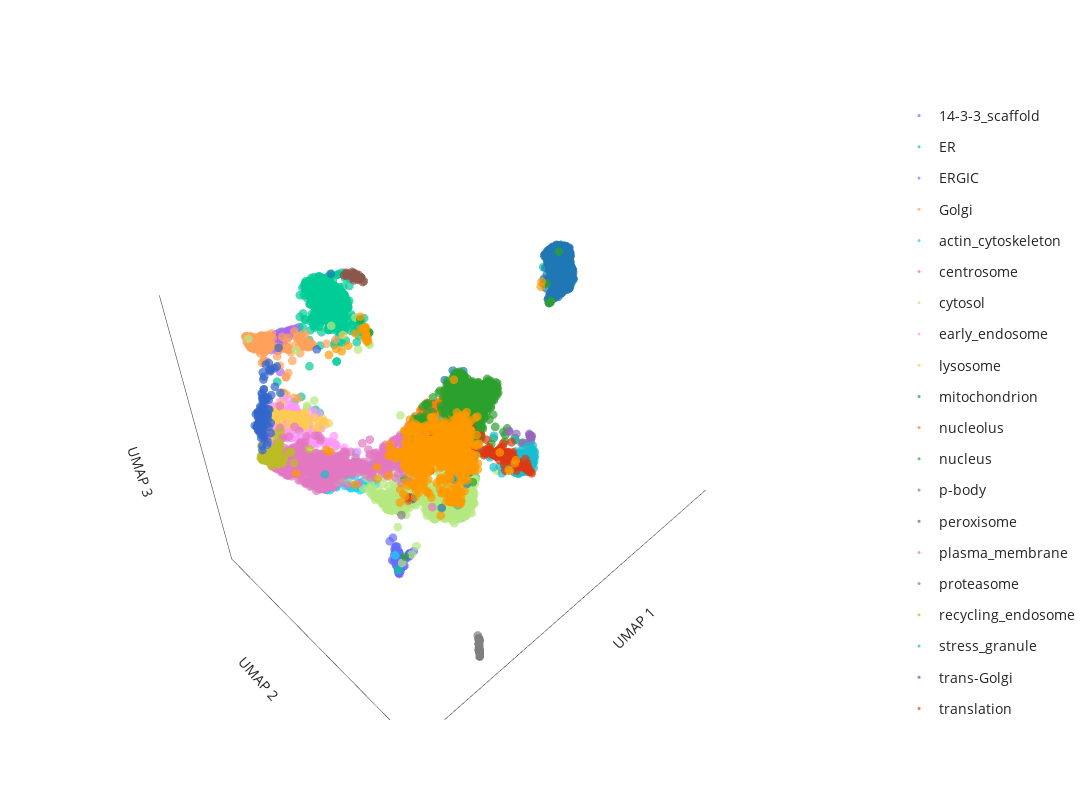

The code cell stored with this chart in its notebook:
### Code cell
# plot the 3D UMAP
label_to_color = "consensus_graph_annnotation"  # **choose which annotation column to highlight here**

fig = pu.interaction_3D_umap(
    umap_table,
    node_name="Gene_name_canonical",
    cluster=label_to_color, unlabelled_color="#D0D3D4", unlabelled_opacity=0.1,
    x="3D_umap_1", y="3D_umap_2", z="3D_umap_3",
    categorical=True,
)
fig.update_layout(width=1200, height=800)

fig.show()

# save the figure as an html file
save_path = os.path.join("output")
save_name = f"{timestamp}_UMAP_3Dview_seed={UMAP_seed}.html"
pio.write_html(fig, file=os.path.join(save_path, save_name), auto_open=False)

### Figure 1 — Plotly figure (JSON) as saved in the notebook; plotly's stock layout.template omitted (floating-point values rounded to 4 significant figures; data arrays with more than 128 entries replaced by an {"elided": "..."} marker saying what was removed)
{"data": [{"customdata": {"elided": "130x1 int values"}, "hovertemplate": "<b>%{hovertext}</b><br><br>consensus_graph_annnotation=14-3-3_scaffold<br>UMAP 1=%{x}<br>UMAP 2=%{y}<br>UMAP 3=%{z}<extra></extra>", "hovertext": {"elided": "130 str values"}, "legendgroup": "14-3-3_scaffold", "marker": {"color": "#636EFA", "opacity": 0.7, "size": 3, "symbol": "circle"}, "mode": "markers", "name": "14-3-3_scaffold", "scene": "scene", "showlegend": true, "type": "scatter3d", "x": {"elided": "130 float values"}, "y": {"elided": "130 float values"}, "z": {"elided": "130 float values"}}, {"customdata": {"elided": "750x1 int values"}, "hovertemplate": "<b>%{hovertext}</b><br><br>consensus_graph_annnotation=ER<br>UMAP 1=%{x}<br>UMAP 2=%{y}<br>UMAP 3=%{z}<extra></extra>", "hovertext": {"elided": "750 str values"}, "legendgroup": "ER", "marker": {"color": "#00CC96", "opacity": 0.7, "size": 3, "symbol": "circle"}, "mode": "markers", "name": "ER", "scene": "scene", "showlegend": true, "type": "scatter3d", "x": {"elided": "750 float values"}, "y": {"elided": "750 float values"}, "z": {"elided": "750 float values"}}, {"customdata": [[5141], [4808], [3029], [1983], [5688], [7569], [6800], [958], [512], [2998], [5705], [7596], [230], [3044], [7797], [3597], [5584], [6642], [3162], [4121], [8387], [5759], [282], [3837], [1754], [6281], [3827], [3648], [6708], [1747], [5712], [3519], [576], [4036], [3278], [1919], [4807], [4192], [1646], [3767], [2868], [666], [2299], [5218], [8011], [2511], [5383], [8481], [2617], [2501], [748], [2841], [6828], [2683], [4413]], "hovertemplate": "<b>%{hovertext}</b><br><br>consensus_graph_annnotation=ERGIC<br>UMAP 1=%{x}<br>UMAP 2=%{y}<br>UMAP 3=%{z}<extra></extra>", "hovertext": ["SCAP", "COPA", "GPR89B", "LMAN2", "YIF1B", "LMAN2L", "CHPT1", "COPZ1", "DESI2", "B4DSQ5[p]", "PIGG", "RAB3GAP2", "SREBF2", "ERGIC1", "RAB18", "SEC22B", "SAR1B", "MTMR14", "RAB3GAP1", "SEC24D", "TMED5", "SAR1A", "LMAN1", "RER1", "IER3IP1", "TMED4", "BET1", "SLC39A11", "MCFD2", "TRIM27", "RABL3", "COPB2", "TMED10", "SEC22B", "SEC31A", "ERP44", "COPB1", "SEC24A", "COPG2", "COPE", "YIPF5", "TMED9", "ERGIC3", "TMED1", "MTMR4", "RAB3B", "TMED2", "COPG1", "ARCN1", "LYSMD3", "EGFL7", "TRIM4", "SCFD1", "METTL9", "ARF4"], "legendgroup": "ERGIC", "marker": {"color": "#AB63FA", "opacity": 0.7, "size": 3, "symbol": "circle"}, "mode": "markers", "name": "ERGIC", "scene": "scene", "showlegend": true, "type": "scatter3d", "x": [8.233, 8.446, 8.102, 8.096, 8.255, 7.955, 8.521, 8.511, 8.188, 8.3, 7.956, 8.413, 8.11, 7.961, 8.034, 8.074, 8.391, 8.598, 8.452, 8.216, 7.925, 8.085, 7.992, 8.267, 8.146, 8.257, 8.347, 7.869, 7.984, 8.429, 8.073, 8.498, 7.931, 8.04, 8.745, 7.966, 8.515, 8.177, 8.516, 8.515, 8.282, 7.962, 8.273, 7.945, 7.852, 7.778, 8.021, 8.493, 8.498, 8.306, 8.199, 8.19, 8.131, 8.301, 8.504], "y": [4.187, 4.588, 4.44, 4.537, 4.263, 4.435, 4.369, 4.56, 4.461, 4.205, 4.401, 4.511, 4.42, 4.47, 4.577, 4.537, 4.498, 4.774, 4.504, 4.451, 4.575, 4.56, 4.602, 4.419, 4.493, 4.325, 4.166, 4.532, 4.506, 4.539, 4.576, 4.56, 4.605, 4.524, 4.232, 4.553, 4.528, 4.479, 4.479, 4.54, 4.409, 4.48, 4.228, 4.586, 4.453, 4.592, 4.517, 4.539, 4.531, 4.29, 4.218, 4.36, 4.443, 4.449, 4.417], "z": [7.4, 7.503, 7.472, 7.472, 7.448, 7.502, 7.098, 7.478, 7.486, 7.385, 7.488, 7.4, 7.535, 7.538, 7.517, 7.523, 7.19, 6.597, 7.371, 7.19, 7.564, 7.538, 7.507, 7.347, 7.441, 7.337, 7.375, 7.569, 7.498, 7.107, 7.545, 7.486, 7.48, 7.367, 7.228, 7.523, 7.458, 7.181, 7.429, 7.47, 7.282, 7.475, 7.383, 7.5, 7.377, 7.581, 7.464, 7.464, 7.453, 7.387, 7.361, 7.517, 7.367, 7.375, 7.21]}, {"customdata": {"elided": "193x1 int values"}, "hovertemplate": "<b>%{hovertext}</b><br><br>consensus_graph_annnotation=Golgi<br>UMAP 1=%{x}<br>UMAP 2=%{y}<br>UMAP 3=%{z}<extra></extra>", "hovertext": {"elided": "193 str values"}, "legendgroup": "Golgi", "marker": {"color": "#FFA15A", "opacity": 0.7, "size": 3, "symbol": "circle"}, "mode": "markers", "name": "Golgi", "scene": "scene", "showlegend": true, "type": "scatter3d", "x": {"elided": "193 float values"}, "y": {"elided": "193 float values"}, "z": {"elided": "193 float values"}}, {"customdata": {"elided": "279x1 int values"}, "hovertemplate": "<b>%{hovertext}</b><br><br>consensus_graph_annnotation=actin_cytoskeleton<br>UMAP 1=%{x}<br>UMAP 2=%{y}<br>UMAP 3=%{z}<extra></extra>", "hovertext": {"elided": "279 str values"}, "legendgroup": "actin_cytoskeleton", "marker": {"color": "#19D3F3", "opacity": 0.7, "size": 3, "symbol": "circle"}, "mode": "markers", "name": "actin_cytoskeleton", "scene": "scene", "showlegend": true, "type": "scatter3d", "x": {"elided": "279 float values"}, "y": {"elided": "279 float values"}, "z": {"elided": "279 float values"}}, {"customdata": [[4197], [7022], [5846], [5861], [6604], [5687], [1325], [4698], [7292], [6543], [2725], [3168], [7168], [6500], [354], [3244], [1174], [6153], [7486], [6507], [6155], [8501], [2284], [10], [7175], [7320], [2440], [1302], [1148], [5493], [1805], [6418], [6850], [2147], [4142], [5908], [3831], [1381], [5540], [4204], [8342], [6773], [2771], [1318], [3657], [7409], [22], [6181], [6389], [2140]], "hovertemplate": "<b>%{hovertext}</b><br><br>consensus_graph_annnotation=centrosome<br>UMAP 1=%{x}<br>UMAP 2=%{y}<br>UMAP 3=%{z}<extra></extra>", "hovertext": ["PCNT", "TBC1D31", "CROCC", "CEP350", "CEP120", "ODF2", "MPHOSPH9", "CSNK1D", "AKAP9", "NIN", "BBS4", "PCM1", "CCDC138", "SPICE1", "CEP57", "PCM1", "ALMS1", "TPGS1", "CEP41", "CNTROB", "CEP128", "CCDC61", "CEP350", "CCP110", "CEP63", "CCDC77", "OFD1", "WRAP73", "MED4", "KIF7", "CEP78", "CEP97", "PIBF1", "CEP290", "CEP152", "CEP135", "CETN3", "CDK5RAP2", "C2CD3", "CEP43", "SSX2IP", "CEP192", "CEP131", "RNF213", "CCDC14", "CEP250", "CEP72", "CEP68", "MIB1", "CSPP1"], "legendgroup": "centrosome", "marker": {"color": "#FF6692", "opacity": 0.7, "size": 3, "symbol": "circle"}, "mode": "markers", "name": "centrosome", "scene": "scene", "showlegend": true, "type": "scatter3d", "x": [7.7, 7.722, 7.603, 7.752, 7.682, 7.717, 7.269, 7.671, 7.7, 7.633, 7.716, 7.577, 7.654, 7.654, 7.656, 7.649, 7.521, 7.33, 7.649, 7.665, 7.706, 7.709, 5.838, 7.714, 7.288, 7.509, 7.708, 7.691, 7.613, 7.708, 7.289, 7.775, 7.713, 7.705, 7.433, 7.709, 6.88, 7.717, 7.192, 7.702, 7.682, 7.442, 7.644, 7.474, 7.783, 7.702, 7.69, 7.685, 7.586, 7.745], "y": [10.64, 10.66, 10.6, 10.7, 10.67, 10.66, 10.3, 10.6, 10.69, 10.63, 10.67, 10.49, 10.6, 10.56, 10.53, 10.52, 10.53, 10.27, 10.53, 10.69, 10.67, 10.66, 8.715, 10.63, 10.43, 10.54, 10.62, 10.62, 10.58, 10.65, 10.22, 10.41, 10.66, 10.65, 10.54, 10.68, 10.09, 10.68, 10.43, 10.63, 10.63, 10.52, 10.57, 10.4, 10.74, 10.69, 10.64, 10.69, 10.52, 10.7], "z": [5.787, 5.78, 5.851, 5.792, 5.85, 5.767, 5.849, 5.785, 5.827, 5.919, 5.762, 5.751, 5.749, 5.944, 6.035, 5.808, 5.974, 5.663, 5.879, 5.894, 5.776, 5.769, 4.758, 5.798, 5.99, 5.845, 5.752, 5.784, 5.776, 5.774, 5.507, 5.845, 5.767, 5.772, 5.977, 5.824, 6.327, 5.781, 5.855, 5.765, 5.76, 5.96, 5.793, 5.749, 5.72, 5.828, 5.742, 5.837, 5.773, 5.773]}, {"customdata": {"elided": "1836x1 int values"}, "hovertemplate": "<b>%{hovertext}</b><br><br>consensus_graph_annnotation=cytosol<br>UMAP 1=%{x}<br>UMAP 2=%{y}<br>UMAP 3=%{z}<extra></extra>", "hovertext": {"elided": "1836 str values"}, "legendgroup": "cytosol", "marker": {"color": "#B6E880", "opacity": 0.7, "size": 3, "symbol": "circle"}, "mode": "markers", "name": "cytosol", "scene": "scene", "showlegend": true, "type": "scatter3d", "x": {"elided": "1836 float values"}, "y": {"elided": "1836 float values"}, "z": {"elided": "1836 float values"}}, {"customdata": {"elided": "223x1 int values"}, "hovertemplate": "<b>%{hovertext}</b><br><br>consensus_graph_annnotation=early_endosome<br>UMAP 1=%{x}<br>UMAP 2=%{y}<br>UMAP 3=%{z}<extra></extra>", "hovertext": {"elided": "223 str values"}, "legendgroup": "early_endosome", "marker": {"color": "#FF97FF", "opacity": 0.7, "size": 3, "symbol": "circle"}, "mode": "markers", "name": "early_endosome", "scene": "scene", "showlegend": true, "type": "scatter3d", "x": {"elided": "223 float values"}, "y": {"elided": "223 float values"}, "z": {"elided": "223 float values"}}, {"customdata": {"elided": "169x1 int values"}, "hovertemplate": "<b>%{hovertext}</b><br><br>consensus_graph_annnotation=lysosome<br>UMAP 1=%{x}<br>UMAP 2=%{y}<br>UMAP 3=%{z}<extra></extra>", "hovertext": {"elided": "169 str values"}, "legendgroup": "lysosome", "marker": {"color": "#FECB52", "opacity": 0.7, "size": 3, "symbol": "circle"}, "mode": "markers", "name": "lysosome", "scene": "scene", "showlegend": true, "type": "scatter3d", "x": {"elided": "169 float values"}, "y": {"elided": "169 float values"}, "z": {"elided": "169 float values"}}, {"customdata": {"elided": "864x1 int values"}, "hovertemplate": "<b>%{hovertext}</b><br><br>consensus_graph_annnotation=mitochondrion<br>UMAP 1=%{x}<br>UMAP 2=%{y}<br>UMAP 3=%{z}<extra></extra>", "hovertext": {"elided": "864 str values"}, "legendgroup": "mitochondrion", "marker": {"color": "#1F77B4", "opacity": 0.7, "size": 3, "symbol": "circle"}, "mode": "markers", "name": "mitochondrion", "scene": "scene", "showlegend": true, "type": "scatter3d", "x": {"elided": "864 float values"}, "y": {"elided": "864 float values"}, "z": {"elided": "864 float values"}}, {"customdata": {"elided": "209x1 int values"}, "hovertemplate": "<b>%{hovertext}</b><br><br>consensus_graph_annnotation=nucleolus<br>UMAP 1=%{x}<br>UMAP 2=%{y}<br>UMAP 3=%{z}<extra></extra>", "hovertext": {"elided": "209 str values"}, "legendgroup": "nucleolus", "marker": {"color": "#FF7F0E", "opacity": 0.7, "size": 3, "symbol": "circle"}, "mode": "markers", "name": "nucleolus", "scene": "scene", "showlegend": true, "type": "scatter3d", "x": {"elided": "209 float values"}, "y": {"elided": "209 float values"}, "z": {"elided": "209 float values"}}, {"customdata": {"elided": "1538x1 int values"}, "hovertemplate": "<b>%{hovertext}</b><br><br>consensus_graph_annnotation=nucleus<br>UMAP 1=%{x}<br>UMAP 2=%{y}<br>UMAP 3=%{z}<extra></extra>", "hovertext": {"elided": "1538 str values"}, "legendgroup": "nucleus", "marker": {"color": "#2CA02C", "opacity": 0.7, "size": 3, "symbol": "circle"}, "mode": "markers", "name": "nucleus", "scene": "scene", "showlegend": true, "type": "scatter3d", "x": {"elided": "1538 float values"}, "y": {"elided": "1538 float values"}, "z": {"elided": "1538 float values"}}, {"customdata": [[8379], [7660], [1520], [219], [6036], [6495], [6493], [1268], [6129], [5829], [7064], [7446], [6651], [8432], [4933], [6297], [7814], [6391]], "hovertemplate": "<b>%{hovertext}</b><br><br>consensus_graph_annnotation=p-body<br>UMAP 1=%{x}<br>UMAP 2=%{y}<br>UMAP 3=%{z}<extra></extra>", "hovertext": ["LSM2", "YTHDC2", "LSM1", "EIF4ENIF1", "EDC4", "XRN1", "DCP1B", "LSM5", "Q6ZMY0[p]", "LSM14B", "EDC3", "LSM14B", "LSM14A", "MARF1", "LSM3", "PATL1", "DCP1A", "DCP2"], "legendgroup": "p-body", "marker": {"color": "#9467BD", "opacity": 0.7, "size": 3, "symbol": "circle"}, "mode": "markers", "name": "p-body", "scene": "scene", "showlegend": true, "type": "scatter3d", "x": [6.01, 5.982, 5.891, 5.941, 5.889, 5.913, 5.874, 5.992, 6.045, 6.041, 5.901, 7.896, 5.972, 5.846, 6.056, 5.881, 5.89, 5.885], "y": [11.06, 11.75, 11.64, 11.71, 11.7, 11.71, 11.65, 11.29, 11.52, 11.64, 11.69, 10.23, 11.74, 11.58, 11.09, 11.63, 11.68, 11.67], "z": [6.51, 6.463, 6.581, 6.559, 6.639, 6.596, 6.612, 6.535, 6.39, 6.454, 6.63, 6.66, 6.517, 6.612, 6.536, 6.626, 6.619, 6.621]}, {"customdata": [[3836], [3713], [306], [1482], [7468], [6346], [5958], [4861], [1164], [4512], [5111], [174], [8189], [5972], [5503], [7253], [2180], [3930], [4509], [2947], [3917], [5567], [1483], [757], [3834], [932], [8473], [1991], [6163], [1081], [8225], [2751], [4574], [4578], [4030], [6315], [6915], [2004], [7852], [3780]], "hovertemplate": "<b>%{hovertext}</b><br><br>consensus_graph_annnotation=peroxisome<br>UMAP 1=%{x}<br>UMAP 2=%{y}<br>UMAP 3=%{z}<extra></extra>", "hovertext": ["ACOX3", "AGPS", "ACAA1", "PEX5", "PECR", "LONP2", "GSTK1", "PEX3", "PEX12", "PEX2", "EHHADH", "PEX26", "HACL1", "ECI2", "TYSND1", "PAFAH2", "ACBD5", "PEX1", "ABCD3", "B4DL07[p]", "SLC25A17", "DECR2", "HSD17B4", "ACOX1", "GNPAT", "FAR2", "PEX16", "SCP2", "ACAD11", "PEX6", "CROT", "FAR1", "ABCD1", "EPHX2", "PEX14", "TMEM135", "PEX13", "CAT", "PXMP2", "ACOT8"], "legendgroup": "peroxisome", "marker": {"color": "#8C564B", "opacity": 0.7, "size": 3, "symbol": "circle"}, "mode": "markers", "name": "peroxisome", "scene": "scene", "showlegend": true, "type": "scatter3d", "x": [6.002, 5.977, 6.07, 5.851, 6.093, 6.002, 6.095, 6.27, 5.981, 5.968, 6.205, 5.928, 6.031, 6.101, 6.033, 5.908, 6.128, 5.881, 5.961, 5.926, 6.133, 6.132, 5.916, 5.996, 6.027, 6.046, 6.307, 5.964, 6.199, 5.898, 5.996, 6.046, 5.892, 5.889, 6.02, 5.962, 6.146, 6.082, 5.978, 6.212], "y": [5.059, 5.178, 5.152, 5.285, 5.082, 5.098, 5.156, 5.047, 5.12, 5.134, 4.976, 5.149, 5.119, 5.147, 5.07, 5.222, 5.032, 5.219, 5.182, 5.194, 5.036, 5.07, 5.21, 5.158, 5.151, 5.032, 5.017, 5.203, 5.006, 5.238, 5.12, 5.145, 5.215, 5.275, 5.164, 5.173, 5.041, 5.142, 5.189, 5.008], "z": [8.824, 8.715, 8.747, 8.591, 8.772, 8.796, 8.653, 8.811, 8.786, 8.778, 8.866, 8.771, 8.756, 8.717, 8.812, 8.665, 8.787, 8.688, 8.704, 8.699, 8.796, 8.776, 8.674, 8.741, 8.735, 8.852, 8.834, 8.659, 8.839, 8.693, 8.783, 8.751, 8.707, 8.575, 8.723, 8.719, 8.824, 8.714, 8.651, 8.849]}, {"customdata": {"elided": "653x1 int values"}, "hovertemplate": "<b>%{hovertext}</b><br><br>consensus_graph_annnotation=plasma_membrane<br>UMAP 1=%{x}<br>UMAP 2=%{y}<br>UMAP 3=%{z}<extra></extra>", "hovertext": {"elided": "653 str values"}, "legendgroup": "plasma_membrane", "marker": {"color": "#E377C2", "opacity": 0.7, "size": 3, "symbol": "circle"}, "mode": "markers", "name": "plasma_membrane", "scene": "scene", "showlegend": true, "type": "scatter3d", "x": {"elided": "653 float values"}, "y": {"elided": "653 float values"}, "z": {"elided": "653 float values"}}, {"customdata": [[4486], [1249], [5451], [649], [4485], [3356], [1264], [2438], [7128], [4906], [8070], [6621], [698], [5333], [7251], [1587], [4822], [5193], [8514], [8511], [8330], [5885], [4922], [5347], [6939], [2748], [1653], [594], [3553], [1654], [5078], [1418], [1965], [1655], [4508], [1470], [259], [263], [5836], [3723], [5597], [1686], [984], [4768], [2835], [6831], [1448], [7531], [1664], [4507], [5387], [6593], [4825], [4830], [5950], [3868], [8437], [1244], [1416], [5880], [5724], [8431], [5742], [5741], [1652], [879], [3035], [5957], [3883], [1624], [1625], [5615]], "hovertemplate": "<b>%{hovertext}</b><br><br>consensus_graph_annnotation=proteasome<br>UMAP 1=%{x}<br>UMAP 2=%{y}<br>UMAP 3=%{z}<extra></extra>", "hovertext": ["PSMA4", "PSMC6", "ADRM1", "RAD23A", "PSMA1", "PSMB7", "NUB1", "PSMC4", "NGLY1", "PSME3", "RNF181", "AFG2A", "PSMG3", "PSME4", "PSMD1", "PSMA5", "USP14", "PSMD2", "PSMC3", "PSMD8", "POMP", "ECPAS", "PSMC1", "PSMD6", "PSMG2", "PSMG1", "PSMA3", "PSME3IP1", "UBFD1", "PSMA6", "UBE3A", "PSME1", "PSMB3", "PSMB4", "PSMB5", "PSMD12", "PSMD13", "ZFAND5", "DDI2", "PSMD11", "PSMB1", "PSMD14", "TCP11L2", "PSMD7", "TCP11L1", "UBLCP1", "BAG1", "PITHD1", "PSMC2", "PSMB6", "UBE3C", "UBR7", "RAD23B", "PSMD4", "PSME3", "PSMD3", "RNF115", "PSME2", "PSMA7", "PSMD4", "PSMG4", "USP15", "UCHL5", "UCHL5", "PSMC3", "PSMA2", "UBQLN2", "ZFAND6", "TXNL1", "PSMC5", "PSMB2", "AKIRIN2"], "legendgroup": "proteasome", "marker": {"color": "#7F7F7F", "opacity": 0.7, "size": 3, "symbol": "circle"}, "mode": "markers", "name": "proteasome", "scene": "scene", "showlegend": true, "type": "scatter3d", "x": [7.805, 7.822, 7.769, 7.665, 7.779, 7.757, 7.593, 7.814, 7.57, 7.886, 7.576, 7.674, 7.627, 7.697, 7.837, 7.772, 7.752, 7.774, 7.821, 7.836, 7.605, 7.711, 7.778, 7.743, 7.742, 7.729, 7.796, 7.592, 7.601, 7.799, 7.66, 7.785, 7.797, 7.816, 7.793, 7.799, 7.812, 7.621, 7.566, 7.799, 7.833, 7.779, 7.616, 7.779, 7.576, 7.625, 7.602, 7.602, 7.778, 7.779, 7.742, 7.592, 7.79, 7.767, 7.684, 7.761, 7.686, 7.746, 7.738, 7.816, 7.612, 7.574, 7.609, 7.785, 7.587, 7.747, 7.762, 7.627, 7.627, 7.801, 7.797, 7.604], "y": [11.81, 11.82, 11.76, 11.62, 11.78, 11.75, 11.57, 11.82, 11.54, 8.838, 11.54, 11.66, 11.61, 11.69, 11.84, 11.77, 11.75, 11.77, 11.82, 11.84, 11.6, 11.7, 11.78, 11.74, 11.74, 11.72, 11.8, 11.57, 11.58, 11.8, 11.64, 11.78, 11.8, 11.82, 11.79, 11.8, 11.82, 11.61, 11.49, 11.8, 11.84, 11.78, 11.6, 11.78, 11.54, 11.61, 11.58, 11.57, 11.77, 11.78, 11.74, 11.55, 11.79, 11.77, 11.67, 11.76, 11.67, 11.74, 11.73, 11.82, 11.59, 11.57, 11.59, 11.78, 11.56, 11.75, 11.72, 11.61, 11.61, 11.8, 11.8, 11.58], "z": [0.05467, 0.039, 0.09836, 0.2031, 0.08599, 0.1088, 0.2798, 0.04581, 0.3104, 3.43, 0.2903, 0.1918, 0.2415, 0.1703, 0.02032, 0.09113, 0.1122, 0.08943, 0.0377, 0.02396, 0.2725, 0.1579, 0.08291, 0.1244, 0.1197, 0.1344, 0.0649, 0.278, 0.2681, 0.05998, 0.2079, 0.07884, 0.06459, 0.0412, 0.06761, 0.06001, 0.04718, 0.2461, 0.3792, 0.05987, 0.02648, 0.0818, 0.2512, 0.0837, 0.3044, 0.2439, 0.2687, 0.2625, 0.08869, 0.08221, 0.118, 0.2946, 0.07345, 0.09427, 0.1826, 0.1017, 0.1872, 0.1177, 0.1236, 0.04315, 0.2593, 0.2636, 0.2571, 0.07985, 0.2874, 0.1147, 0.1419, 0.2408, 0.242, 0.0589, 0.06497, 0.264]}, {"customdata": [[2023], [1704], [1809], [1853], [5635], [5020], [2276], [1700], [5725], [2404], [1687], [7407], [7680], [7357], [1670], [4978], [2322], [4987], [2203], [5740], [1786], [2035], [7514], [1814], [8183], [6354], [5162], [267], [7988], [257], [3777], [3787], [5500], [828], [3824], [3850], [196], [4560], [5103], [5520], [6907], [6926], [6210], [977], [2681], [8034], [6726], [5445], [3368], [5442], [3470], [8232], [640], [6497], [5242], [8345], [457], [444], [8110], [6446], [6652], [6435], [5408], [3133], [6377], [6460], [5551], [5217], [7074], [4654], [8496], [4701], [7092], [4695], [2593], [14], [2612], [7781], [6117], [6138], [2515], [5024], [64], [3995], [5786]], "hovertemplate": "<b>%{hovertext}</b><br><br>consensus_graph_annnotation=recycling_endosome<br>UMAP 1=%{x}<br>UMAP 2=%{y}<br>UMAP 3=%{z}<extra></extra>", "hovertext": ["ECE1", "RALGAPA1", "ATP13A3", "ARHGAP10", "ATP6V0A1", "LRP2", "STEAP3", "RAB11FIP5", "WDR44", "Q59FF5[p];A8CDT9[p]", "SERPINF1", "VAMP8", "PACC1", "CRACR2A", "SCAMP2", "SIRPA", "ABCB1", "CSNK1G2", "ARL13B", "COLEC12", "STX3", "A0A3B3ITR4[p]", "SEMA4C", "SMIM1", "LNPEP", "RALGAPB", "PTPRJ", "CEMIP2", "GFOD1", "NKIRAS2", "ITGB1BP1", "SCAMP3", "RALGAPA2", "SLC12A6", "SCAMP1", "STX7", "CDK16", "SFN", "LRP1", "GFOD2", "APBB2", "SCAMP4", "RAB11FIP2", "SYT1", "ATP6V0D1", "PODXL2", "ITFG1", "RAB11B", "ATP11A", "VAMP3", "VAMP2", "PACSIN3", "LDLR", "CMTM4", "RAB32", "ATP11B", "CERK", "MYADM", "MRC2", "CD302", "CCNY", "LMTK2", "NHERF2", "PODXL", "STX12", "SLC35F2", "ANO6", "ADAM9", "CMTM7", "SLC1A1", "CSNK1G3", "ADGRE5", "ABHD17A", "TRAPPC10", "BICD1", "GPRC5B", "MICALL1", "KIAA1549", "RAB11FIP1", "SLCO4C1", "A8K6Q8[p];B7Z2I6[p]", "ATP8B2", "FCGRT", "ATP9A", "SLC35F1"], "legendgroup": "recycling_endosome", "marker": {"color": "#BCBD22", "opacity": 0.7, "size": 3, "symbol": "circle"}, "mode": "markers", "name": "recycling_endosome", "scene": "scene", "showlegend": true, "type": "scatter3d", "x": [10.02, 10.29, 10.2, 9.884, 9.782, 10.32, 9.935, 10.06, 9.966, 10.27, 9.421, 9.974, 9.924, 10.06, 9.933, 9.882, 10.21, 9.879, 10.15, 10.22, 9.957, 10.22, 10.26, 10.2, 10.03, 10.21, 10.29, 10.26, 10.31, 10.28, 10.17, 9.519, 10.32, 10.13, 9.858, 9.824, 9.655, 10.15, 10.16, 9.94, 9.737, 9.887, 10.33, 10.13, 9.589, 10.1, 9.856, 9.528, 10.21, 9.575, 9.809, 9.985, 10.18, 9.686, 9.999, 10.26, 10.12, 9.539, 10.22, 9.892, 9.771, 10.31, 9.998, 10.13, 9.603, 9.95, 10.1, 10.13, 10.0, 9.943, 10.12, 10.22, 10.2, 10.02, 9.055, 10.2, 10.3, 10.25, 10.09, 9.915, 9.648, 10.0, 9.856, 10.21, 9.995], "y": [6.229, 6.28, 6.088, 6.477, 6.039, 6.264, 6.128, 6.349, 6.115, 6.313, 5.79, 6.163, 6.134, 6.152, 6.244, 6.274, 6.203, 6.409, 6.22, 6.16, 6.252, 6.327, 6.047, 6.117, 5.925, 6.258, 6.268, 6.215, 6.266, 6.236, 6.436, 5.661, 6.269, 5.955, 6.129, 6.129, 6.669, 6.475, 6.021, 6.377, 6.085, 6.176, 6.32, 5.925, 5.736, 6.252, 6.078, 6.377, 6.1, 5.914, 6.007, 6.292, 5.943, 6.175, 6.241, 6.171, 6.306, 6.28, 6.06, 6.124, 6.361, 6.26, 6.427, 6.245, 5.91, 6.287, 6.251, 6.292, 6.145, 6.28, 6.285, 6.096, 6.224, 5.74, 6.51, 6.231, 6.287, 6.295, 6.299, 6.228, 6.076, 6.302, 6.214, 6.182, 6.286], "z": [5.148, 5.317, 5.199, 5.058, 5.281, 5.315, 5.09, 5.314, 5.296, 5.298, 5.498, 5.261, 5.222, 5.258, 5.304, 5.216, 5.228, 5.085, 5.202, 5.215, 4.97, 5.258, 5.209, 5.231, 5.098, 5.31, 5.29, 5.257, 5.316, 5.294, 5.286, 5.444, 5.314, 5.19, 5.314, 5.256, 5.057, 5.351, 5.128, 5.176, 5.257, 5.297, 5.337, 5.214, 5.331, 5.191, 5.274, 5.191, 5.192, 5.289, 5.279, 5.158, 5.188, 5.0, 5.281, 5.265, 5.004, 5.125, 5.211, 5.175, 5.073, 5.311, 5.06, 5.187, 5.248, 5.335, 5.186, 5.185, 5.267, 5.203, 5.084, 5.162, 5.25, 5.325, 5.1, 5.209, 5.294, 5.258, 5.287, 5.275, 5.2, 5.129, 5.291, 5.259, 5.279]}, {"customdata": {"elided": "252x1 int values"}, "hovertemplate": "<b>%{hovertext}</b><br><br>consensus_graph_annnotation=stress_granule<br>UMAP 1=%{x}<br>UMAP 2=%{y}<br>UMAP 3=%{z}<extra></extra>", "hovertext": {"elided": "252 str values"}, "legendgroup": "stress_granule", "marker": {"color": "#17BECF", "opacity": 0.7, "size": 3, "symbol": "circle"}, "mode": "markers", "name": "stress_granule", "scene": "scene", "showlegend": true, "type": "scatter3d", "x": {"elided": "252 float values"}, "y": {"elided": "252 float values"}, "z": {"elided": "252 float values"}}, {"customdata": [[8339], [558], [1620], [4], [5579], [7579], [1345], [531], [7459], [7452], [1224], [1630], [1027], [8422], [7495], [7866], [1130], [5071], [8447], [422], [7828], [7919], [7549], [416], [1556], [383], [7501], [771], [8465], [8324], [8280], [1403], [1778], [1239], [300], [2073], [6401], [2090], [2855], [4448], [3007], [2430], [6388], [3661], [4009], [4434], [2353], [2818], [3222], [7345], [6756], [4028], [3396], [5907], [6909], [3052], [2514], [6644], [2094], [3955], [2984], [4791], [6293], [3801], [4324], [7242], [7202], [6829], [2159], [7189], [6799], [7188], [3899], [3901], [4772], [2907], [6588], [3913], [2274], [6340], [3925], [4771], [6743], [6420], [6272], [2729], [6951], [5882], [5898], [2569], [5901], [2584], [5895], [2727], [3151], [5667], [7013], [5951], [6959], [3558], [4162], [3083], [6505], [4099], [2761], [1929]], "hovertemplate": "<b>%{hovertext}</b><br><br>consensus_graph_annnotation=trans-Golgi<br>UMAP 1=%{x}<br>UMAP 2=%{y}<br>UMAP 3=%{z}<extra></extra>", "hovertext": ["TRAPPC4", "ANGEL1", "OSBPL11", "TM9SF2", "MTMR9", "CYSTM1", "TRAPPC2L", "SPG21", "TMEM59", "OSBPL10", "SNAP47", "SH3GLB1", "TRAPPC8", "ATP6V0A2", "WDR11", "RAB6B", "SPRYD7", "ATP7A", "YIPF1", "WDFY1", "HINT3", "NDFIP2", "RAB33B", "ATG9A", "DTNBP1", "ACBD3", "PRKD2", "SYNGR2", "TRAPPC1", "MTMR6", "SNX7", "SLC12A7", "PSEN2", "ARFIP2", "TBC1D5", "LRBA", "TRAPPC5", "TGOLN2", "TRAPPC11", "OSBP", "LMBRD2", "TMEM87A", "RAB43", "C17orf75", "DNAJC13", "M6PR", "TRAPPC13", "GOLM1", "TVP23C", "SLC35A5", "BLOC1S5", "VAMP4", "MDK", "FAM91A1", "GLG1", "ARFIP1", "SV2A", "DAGLB", "MFSD4B", "STX10", "KCT2", "EFNA5", "TRAPPC6B", "RAB29", "TRAPPC2", "OSBPL9", "TRAPPC9", "TRAPPC12", "SLC9A6", "STX16", "RAB2B", "ANKRD27", "SPRY1", "TRAPPC3", "CLCN5", "SLC12A4", "ARFGAP1", "STX6", "TMEM63A", "TPRA1", "ATP9B", "CLCN3", "PI4K2B", "FAM219A", "PLEKHH3", "SYAP1", "TMEM230", "SNX30", "LRIG1", "YIPF6", "AP1AR", "SORT1", "FAM219B", "KIAA0319L", "ATP7B", "ATP8A1", "RAB39B", "NAPG", "VTI1A", "STX16", "SNX4", "SYNGR1", "FAM177A1", "CPD", "SNX8", "SLC20A2"], "legendgroup": "trans-Golgi", "marker": {"color": "#3366CC", "opacity": 0.7, "size": 3, "symbol": "circle"}, "mode": "markers", "name": "trans-Golgi", "scene": "scene", "showlegend": true, "type": "scatter3d", "x": [9.571, 8.879, 9.204, 8.952, 9.39, 9.634, 9.621, 9.543, 9.127, 9.139, 9.39, 9.239, 9.608, 9.216, 9.467, 9.168, 9.189, 9.726, 9.498, 9.77, 8.846, 9.216, 8.777, 9.682, 9.24, 8.737, 9.281, 9.603, 9.588, 9.372, 9.344, 9.76, 9.263, 8.806, 9.42, 9.846, 9.718, 9.2, 9.538, 8.795, 9.739, 9.197, 9.064, 9.448, 9.74, 9.722, 9.544, 9.013, 9.649, 9.076, 9.329, 9.386, 9.767, 9.387, 8.926, 9.174, 9.788, 9.486, 9.708, 9.7, 9.112, 9.59, 9.78, 8.619, 9.586, 9.253, 9.815, 9.556, 9.777, 7.508, 9.165, 9.689, 9.854, 9.697, 9.67, 9.796, 8.372, 9.711, 9.765, 9.558, 9.592, 9.706, 9.277, 9.413, 9.779, 8.679, 9.248, 9.704, 9.306, 9.388, 9.653, 9.928, 9.439, 9.242, 9.567, 9.754, 9.306, 9.351, 9.634, 9.68, 9.629, 9.344, 8.798, 9.222, 9.666, 10.03], "y": [5.209, 4.86, 4.675, 4.485, 4.828, 5.132, 5.034, 4.853, 4.467, 4.666, 5.138, 4.996, 4.902, 4.796, 4.84, 4.938, 4.832, 5.248, 4.887, 5.19, 5.048, 4.553, 4.592, 5.107, 4.843, 4.489, 5.028, 5.554, 5.24, 4.841, 4.899, 5.515, 4.539, 4.58, 4.796, 5.568, 5.314, 4.766, 4.898, 4.419, 5.169, 4.656, 4.922, 4.838, 5.214, 5.03, 4.894, 4.539, 5.092, 4.558, 4.803, 4.825, 5.49, 4.881, 4.41, 4.912, 5.229, 4.931, 5.128, 5.102, 4.654, 5.176, 5.414, 4.682, 5.364, 4.768, 5.48, 4.916, 5.318, 5.043, 4.816, 5.005, 5.448, 5.333, 5.007, 5.342, 4.506, 5.231, 5.372, 5.409, 5.041, 5.036, 4.832, 4.851, 5.638, 4.636, 4.829, 5.037, 4.608, 4.945, 5.016, 5.573, 5.056, 4.727, 4.942, 5.012, 4.928, 4.926, 5.097, 5.204, 5.13, 5.131, 4.605, 4.765, 5.058, 5.755], "z": [5.625, 6.278, 6.09, 6.469, 5.619, 5.464, 5.689, 5.307, 5.727, 5.958, 5.702, 5.75, 5.734, 5.984, 5.656, 6.017, 5.991, 5.455, 5.752, 5.423, 6.145, 5.619, 6.658, 5.533, 5.502, 6.83, 5.797, 5.429, 5.625, 5.6, 5.553, 5.088, 5.451, 6.672, 5.167, 5.396, 5.42, 6.037, 5.756, 6.771, 5.515, 6.115, 6.114, 5.666, 5.417, 5.431, 5.761, 6.43, 5.595, 6.128, 5.525, 5.787, 5.379, 5.647, 6.571, 6.101, 5.445, 5.677, 5.584, 5.543, 6.21, 5.692, 5.453, 6.745, 5.597, 6.009, 5.43, 5.735, 5.455, 6.977, 6.012, 5.423, 5.339, 5.471, 5.418, 5.394, 7.166, 5.463, 5.435, 5.547, 5.601, 5.433, 5.855, 5.867, 5.264, 6.694, 5.987, 5.434, 5.51, 5.8, 5.466, 5.173, 5.645, 6.003, 5.6, 5.475, 5.414, 5.833, 5.607, 5.534, 5.467, 5.417, 6.631, 6.013, 5.416, 5.191]}, {"customdata": {"elided": "144x1 int values"}, "hovertemplate": "<b>%{hovertext}</b><br><br>consensus_graph_annnotation=translation<br>UMAP 1=%{x}<br>UMAP 2=%{y}<br>UMAP 3=%{z}<extra></extra>", "hovertext": {"elided": "144 str values"}, "legendgroup": "translation", "marker": {"color": "#DC3912", "opacity": 0.7, "size": 3, "symbol": "circle"}, "mode": "markers", "name": "translation", "scene": "scene", "showlegend": true, "type": "scatter3d", "x": {"elided": "144 float values"}, "y": {"elided": "144 float values"}, "z": {"elided": "144 float values"}}, {"customdata": {"elided": "875x1 int values"}, "hovertemplate": "<b>%{hovertext}</b><br><br>consensus_graph_annnotation=unclassified<br>UMAP 1=%{x}<br>UMAP 2=%{y}<br>UMAP 3=%{z}<extra></extra>", "hovertext": {"elided": "875 str values"}, "legendgroup": "unclassified", "marker": {"color": "#FF9900", "opacity": 0.7, "size": 3, "symbol": "circle"}, "mode": "markers", "name": "unclassified", "scene": "scene", "showlegend": true, "type": "scatter3d", "x": {"elided": "875 float values"}, "y": {"elided": "875 float values"}, "z": {"elided": "875 float values"}}], "layout": {"height": 800, "legend": {"font": {"size": 14}}, "scene": {"xaxis": {"tickfont": {"size": 1}, "ticks": "", "title": {"text": "UMAP 1"}}, "yaxis": {"tickfont": {"size": 1}, "ticks": "", "title": {"text": "UMAP 2"}}, "zaxis": {"tickfont": {"size": 1}, "ticks": "", "title": {"text": "UMAP 3"}}}, "uniformtext": {"minsize": 14, "mode": "hide"}, "width": 1200}}
